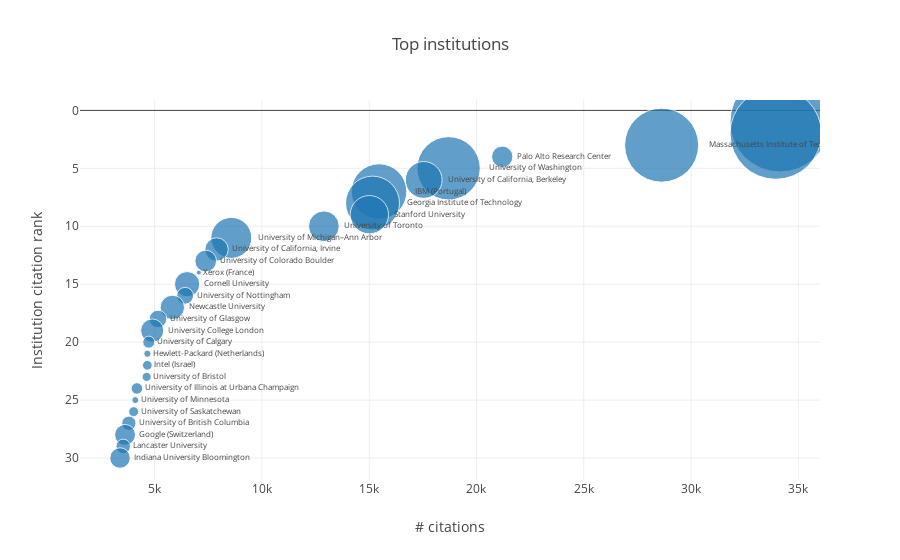

Notebook code cell kept with this figure:
### Markdown cell above
# Top institutions

### Code cell
top_institutions = pd.merge(left=chi_contributions, right=chi[['paperid', 'citationcount']], 
                       left_on='paperid', right_on='paperid')
top_institutions = top_institutions[['gridid', 'affiliation', 'paperid', 'citationcount']].drop_duplicates()
top_institutions = top_institutions.groupby(['gridid', 'affiliation']).agg({'paperid': 'count', 'citationcount':'sum'})\
                         .sort_values('citationcount', ascending=False)[:TOP_N].reset_index()
top_institutions['citationrank'] = top_institutions.index + 1

trace0 = go.Scatter(
    x=top_institutions.citationcount,
    y=top_institutions.citationrank,
    text=top_institutions.affiliation,
    textposition='middle right',
    textfont=dict(size=8),
    mode='markers+text',
    marker=dict(size=min_max_scaler.fit_transform(top_institutions[['paperid']]))
)

layout = go.Layout(title='Top institutions',
                   xaxis=dict(title='# citations'),
                   yaxis=dict(title='Institution citation rank',
                              autorange='reversed'))

fig = go.Figure(data=[trace0], layout=layout)
plotly.offline.iplot(fig)
pio.write_image(fig, 'reports/images/chi_top_institutions.png')

### Figure 1 — Plotly figure (JSON) as saved in the notebook; plotly's stock layout.template omitted (floating-point values rounded to 4 significant figures)
{"data": [{"marker": {"size": [[100], [91.43], [74.05], [21.32], [63.36], [36.82], [55.49], [53.97], [38.35], [30.72], [40.93], [23.44], [21.67], [5], [25.32], [16.86], [24.38], [17.56], [23.2], [12.05], [7.231], [9.697], [9.11], [11.58], [6.996], [9.932], [14.28], [20.85], [14.51], [20.5]]}, "mode": "markers+text", "text": ["Carnegie Mellon University", "Microsoft (France)", "Massachusetts Institute of Technology", "Palo Alto Research Center", "University of Washington", "University of California, Berkeley", "IBM (Portugal)", "Georgia Institute of Technology", "Stanford University", "University of Toronto", "University of Michigan–Ann Arbor", "University of California, Irvine", "University of Colorado Boulder", "Xerox (France)", "Cornell University", "University of Nottingham", "Newcastle University", "University of Glasgow", "University College London", "University of Calgary", "Hewlett-Packard (Netherlands)", "Intel (Israel)", "University of Bristol", "University of Illinois at Urbana Champaign", "University of Minnesota", "University of Saskatchewan", "University of British Columbia", "Google (Switzerland)", "Lancaster University", "Indiana University Bloomington"], "textfont": {"size": 8}, "textposition": "middle right", "type": "scatter", "uid": "650200bc-617a-4562-9890-88bfec530cdf", "x": [34144, 33947, 28628, 21201, 18700, 17539, 15459, 15156, 15008, 12888, 8574, 7887, 7381, 7059, 6516, 6421, 5827, 5157, 4888, 4728, 4664, 4661, 4628, 4175, 4101, 4024, 3800, 3623, 3537, 3387], "y": [1, 2, 3, 4, 5, 6, 7, 8, 9, 10, 11, 12, 13, 14, 15, 16, 17, 18, 19, 20, 21, 22, 23, 24, 25, 26, 27, 28, 29, 30]}], "layout": {"title": {"text": "Top institutions"}, "xaxis": {"title": {"text": "# citations"}}, "yaxis": {"autorange": "reversed", "title": {"text": "Institution citation rank"}}}}
